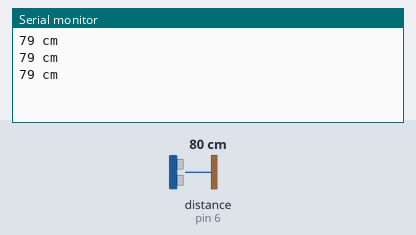
Bench run of a sketch on a simulated Arduino Uno, built with avr-gcc and run on an emulated ATmega328P. Parts: the last lines printed to the serial monitor. Wiring (inferred from the names in the program): ultrasonic range finder: trigger pin 5; echo pin 6. The test bench sets the inputs (shaded band); at power-on: distance to the obstacle (sensor on pin 6) 80 cm. The echo pulse lasts 58.3 µs per cm.

Above: at 1.3 s.
1.4 s: distance to the obstacle (sensor on pin 6) set to 2 cm
At 1.9 s:
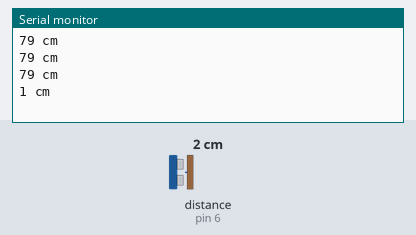
2.9 s: distance to the obstacle (sensor on pin 6) set to 4 cm
At 3.4 s:
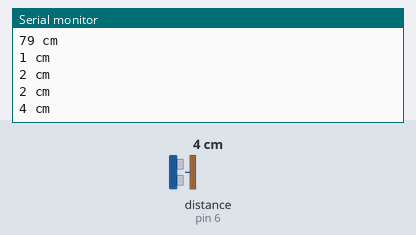
Timing chart, 0 to 5.9 s (numbered marks = the images above; inputs shaded):
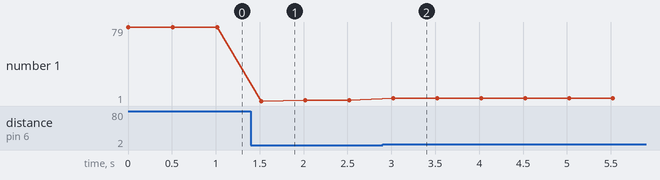

The sketch:

ex4.ino
```cpp
#define trigPin 5
#define echoPin 6

void setup() {
  // put your setup code here, to run once:
  Serial.begin(9600);                         // Sets the baud rate to 9600
  SensorSetup();

}

void loop() {
  // put your main code here, to run repeatedly:

   int actualDistance = MeasureDistance();
    Serial.print(actualDistance);
    Serial.println(" cm");

  delay(500);


}

void SensorSetup(){
  pinMode(trigPin, OUTPUT);
  pinMode(echoPin, INPUT);
}

int MeasureDistance(){        // a low pull on pin COMP/TRIG  triggering a sensor reading
    long duration;
  digitalWrite(trigPin, LOW);  // Added this line
  delayMicroseconds(2); // Added this line
  digitalWrite(trigPin, HIGH);
  delayMicroseconds(10); // Added this line
  digitalWrite(trigPin, LOW);
  duration = pulseIn(echoPin, HIGH);
  long distance = (duration / 2) / 29.1;
  return (int)distance;
}
```

Measured:
- after the input at 1.4 s, the serial monitor: prints a new line after 0.12 s (image 1)
- after the input at 2.9 s, the serial monitor: prints a new line after 0.12 s (image 2)
- plotted number 1: 79 → 2 after the input at 1.4 s, 2 → 4 after the input at 2.9 s
